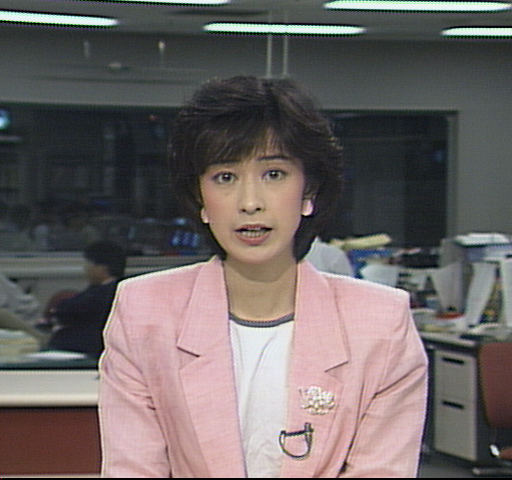
#> input picture srcImage/announcer.png, 512 x 480 px; its folder holds only this picture in this run
$ python recognize.py   (Python 2 division)
#> lines starting #> are read from the running program, lines starting #| are printed output that depends on the picture
# -*- coding: utf-8 -*-

import os
import sys
import shutil
import cv2
import numpy as np

#指定のフォルダパス
folderImage_path = "srcImage/"
folderOutPutFaceImage_path = "faceImage/"
folderOutPutNoFaceImage_path = "noFaceImage/"

cascade_path = "cascade/haarcascade_frontalface_alt.xml"
color = (255, 0, 0) #赤

files = os.listdir(folderImage_path)

#フォルダ作成
def makeFolder(file):
	if os.path.exists(file) == False:
		os.mkdir(file)
#-----------------------------------------------------------

#顔認識
def detectiveFace(file):
#> called with file = 'announcer.png'
	faceCount = 0
	image = cv2.imread(folderImage_path + file)
#> image is the input picture: shape (480, 512, 3); mean B, G, R 100.5, 101.5, 109.1
	image_gray = cv2.cvtColor(image, cv2.COLOR_BGR2GRAY)
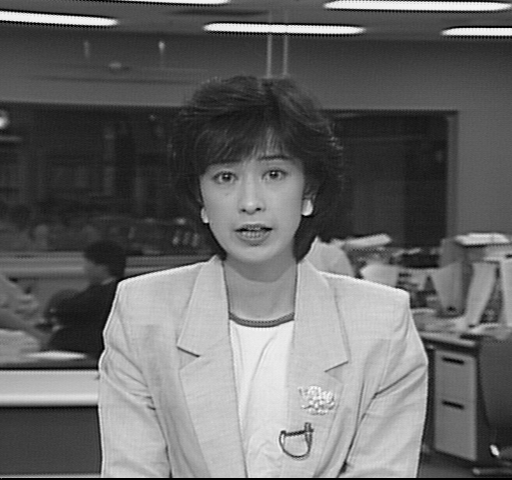
#> image_gray: shape (480, 512); min 0, max 251, mean 103.7
	cascade = cv2.CascadeClassifier(cascade_path)
	facerect = cascade.detectMultiScale(image_gray, scaleFactor=1.1, minNeighbors=1, minSize=(1, 1))
#> facerect = [[191, 132, 119, 119]]

	faceCount = len(facerect)
#> faceCount = 1
	if faceCount > 0:
	    #検出した顔を囲む矩形の作成
	    for rect in facerect:
	        cv2.rectangle(image, tuple(rect[0:2]),tuple(rect[0:2]+rect[2:4]), color, thickness=2)
	    	#認識結果の保存
	    	cv2.imwrite(folderOutPutFaceImage_path + file, image)
#> this loop made 1 pass
#> pass 1, in detectiveFace, `cv2.imwrite(folderOutPutFaceImage_path + file, image)`:
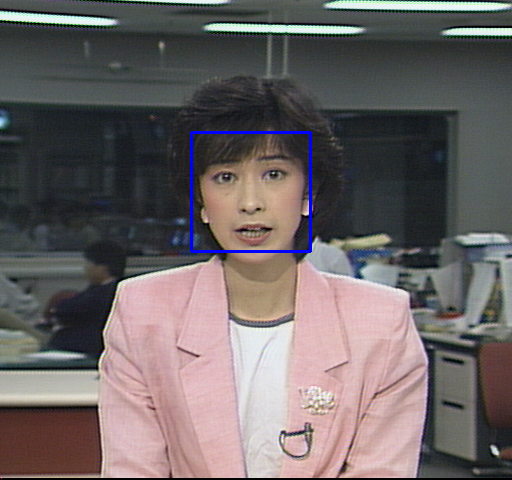
#> saved as announcer.png: shape (480, 512, 3); mean B, G, R 101.6, 101.2, 108.7
	else:
		cv2.imwrite(folderOutPutNoFaceImage_path + file, image)

#-----------------------------------------------------------

#------メイン関数------
if __name__ == '__main__':
	makeFolder(folderOutPutFaceImage_path)
	makeFolder(folderOutPutNoFaceImage_path)

	for file in files:
		root, ext = os.path.splitext(file)
		if ext == '.png' or ext == '.png':
			detectiveFace(file)

$ run again, on srcImage/cornfield.png
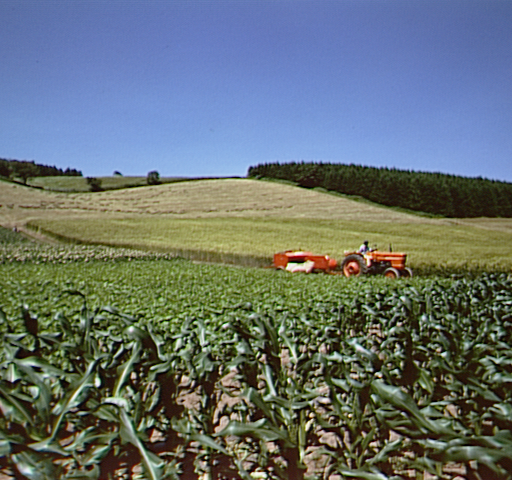
#> input picture srcImage/cornfield.png, 512 x 480 px
#> in detectiveFace, image is the input picture: shape (480, 512, 3); mean B, G, R 113.1, 113.1, 102.7
#> in detectiveFace, `image_gray = cv2.cvtColor(image, cv2.COLOR_BGR2GRAY)`:
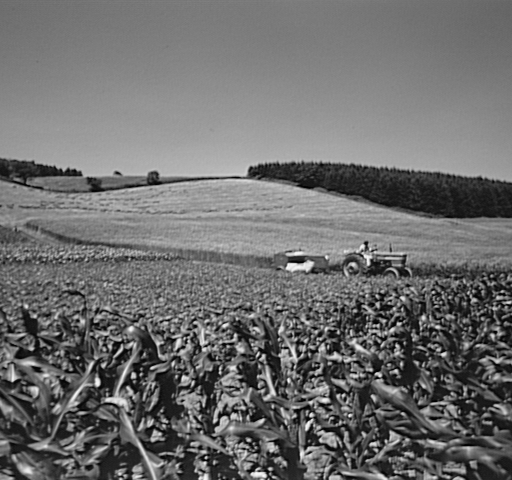
#> image_gray: shape (480, 512); min 0, max 249, mean 110
#> facerect = ()
#> faceCount = 0

$ run again, on srcImage/flower.png
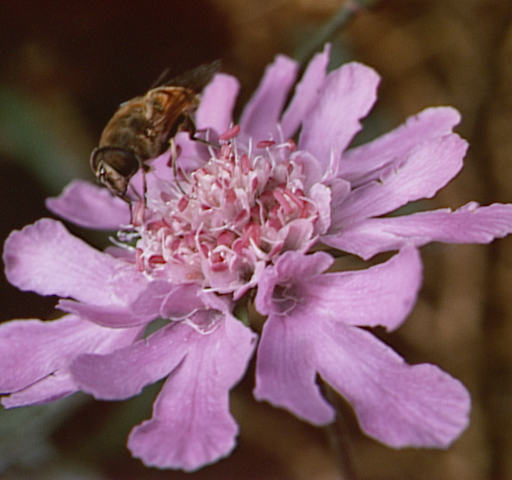
#> input picture srcImage/flower.png, 512 x 480 px
#> in detectiveFace, image is the input picture: shape (480, 512, 3); mean B, G, R 99.5, 88.2, 122.7
#> in detectiveFace, `image_gray = cv2.cvtColor(image, cv2.COLOR_BGR2GRAY)`:
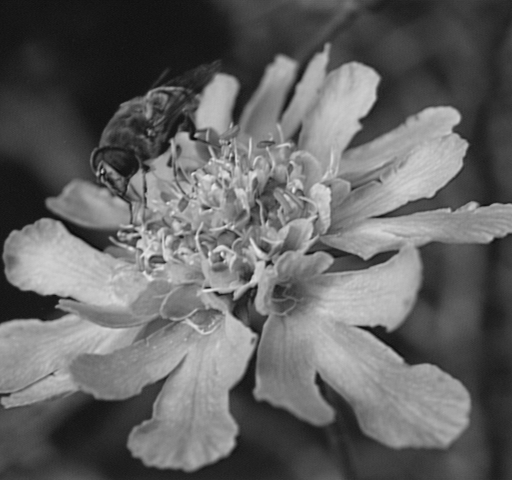
#> image_gray: shape (480, 512); min 11, max 236, mean 99.8
#> facerect = ()
#> faceCount = 0

$ run again, on srcImage/fruits.png
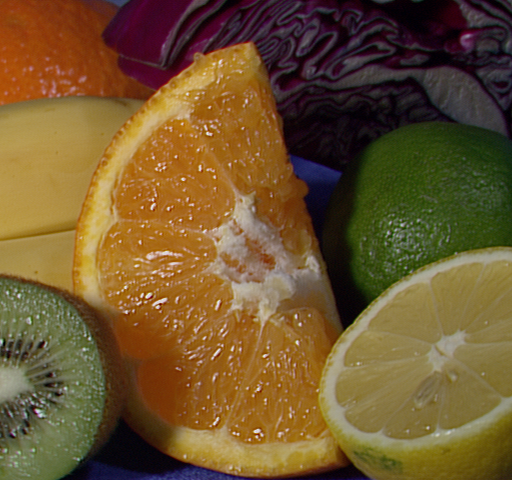
#> input picture srcImage/fruits.png, 512 x 480 px
#> in detectiveFace, image is the input picture: shape (480, 512, 3); mean B, G, R 45.9, 85.5, 111
#> in detectiveFace, `image_gray = cv2.cvtColor(image, cv2.COLOR_BGR2GRAY)`:
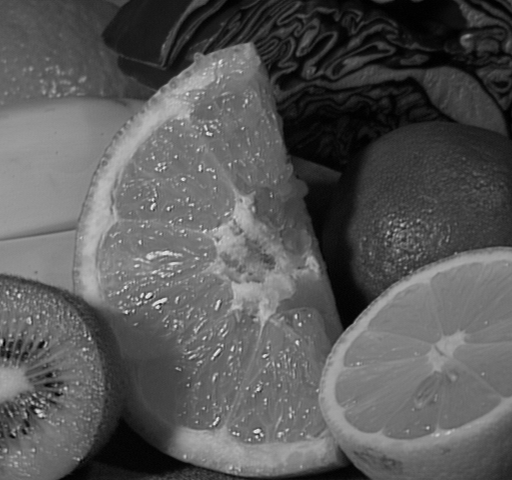
#> image_gray: shape (480, 512); min 0, max 235, mean 88.6
#> facerect = ()
#> faceCount = 0

$ run again, on srcImage/beachgirl.png
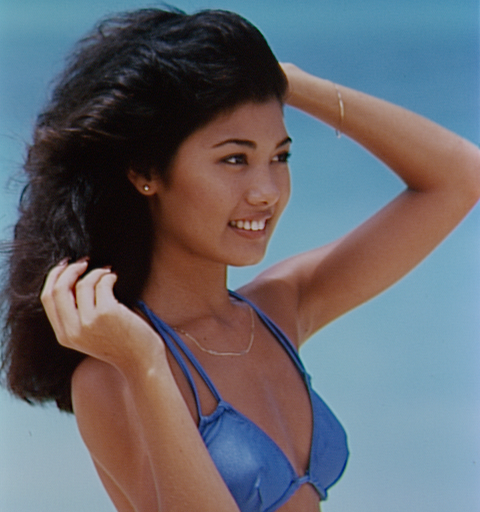
#> input picture srcImage/beachgirl.png, 480 x 512 px
#> in detectiveFace, image is the input picture: shape (512, 480, 3); mean B, G, R 110.1, 103, 101.5
#> in detectiveFace, `image_gray = cv2.cvtColor(image, cv2.COLOR_BGR2GRAY)`:
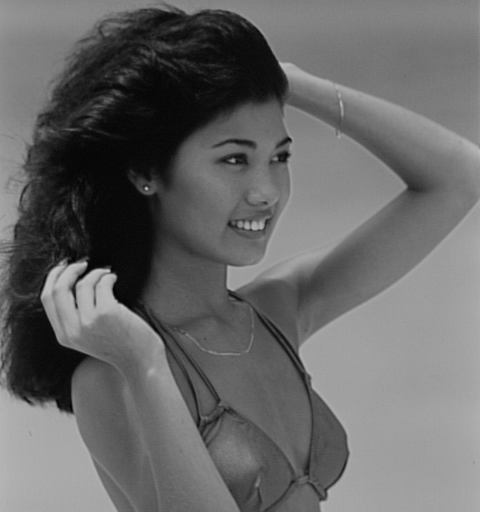
#> image_gray: shape (512, 480); min 2, max 197, mean 103.4
#> facerect = [[176, 99, 159, 159]]
#> faceCount = 1
#> the loop in detectiveFace, `for rect in facerect:` made 1 pass
#> pass 1, in detectiveFace, `cv2.imwrite(folderOutPutFaceImage_path + file, image)`:
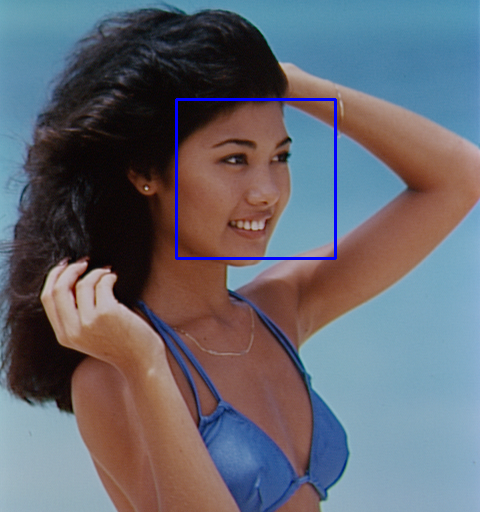
#> saved as beachgirl.png: shape (512, 480, 3); mean B, G, R 111.5, 102.4, 100.8
